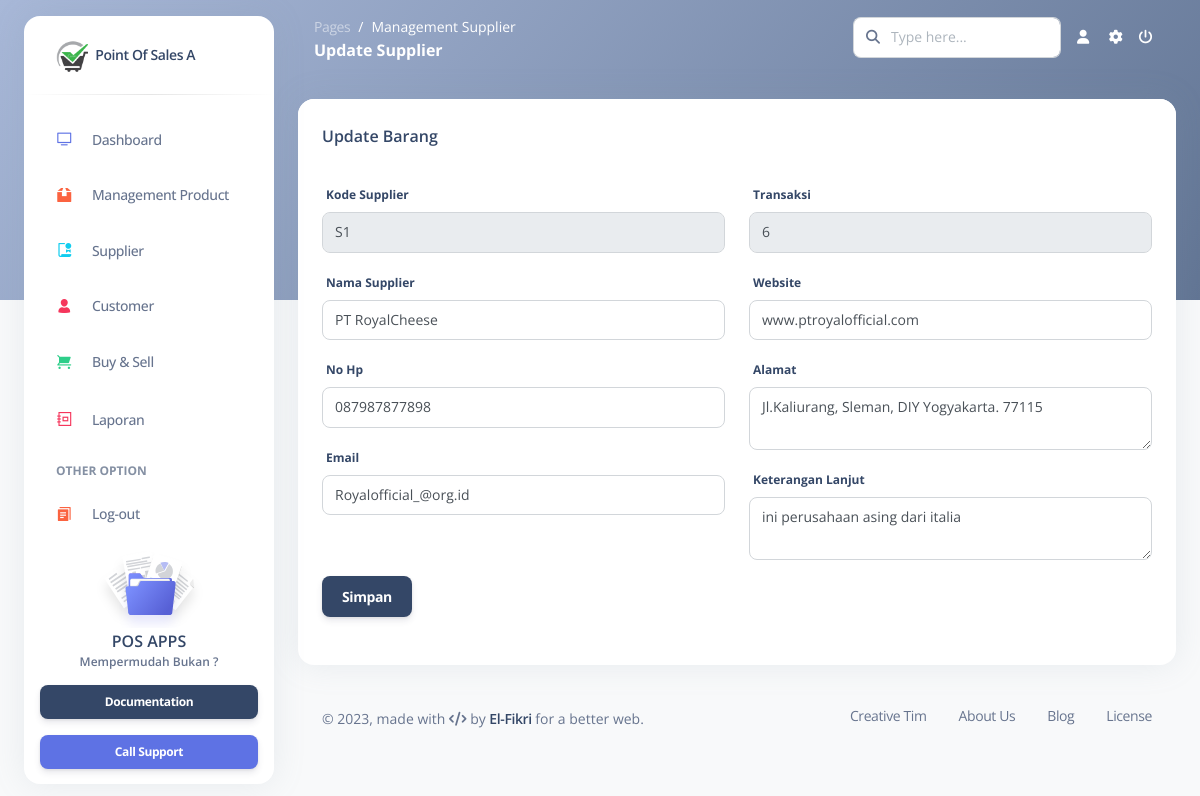
/system/Editsupp.php?id_brg=S1, run on the app's committed database.
### tables this page shows
CREATE TABLE `supplier` (
  `id_supplier` int(11) NOT NULL,
  `kd_supplier` varchar(25) NOT NULL,
  `nm_supp` varchar(50) NOT NULL,
  `alamat` text NOT NULL,
  `nohp` char(12) NOT NULL,
  `email` varchar(40) NOT NULL,
  `website` varchar(50) NOT NULL,
  `transaksi` bigint(20) NOT NULL,
  `keterangan` text NOT NULL
);

### system/Editsupp.php (the view, shortened to what this page needs)
<!DOCTYPE html>
<?php
include("../system/koneksi.php")
?>
<html lang="en">
<head>
  <?php include("../pages/header.php"); ?>
</head>
<body class="g-sidenav-show   bg-gray-100">
  <?php include("../pages/sidebar.php"); ?>
  <main class="main-content position-relative border-radius-lg ">
    <nav class="navbar navbar-main navbar-expand-lg px-0 mx-4 shadow-none border-radius-xl " id="navbarBlur" data-scroll="false">
      <div class="container-fluid py-1 px-3">
        <nav aria-label="breadcrumb">
          <ol class="breadcrumb bg-transparent mb-0 pb-0 pt-1 px-0 me-sm-6 me-5">
            <li class="breadcrumb-item text-sm"><a class="opacity-5 text-white" href="javascript:;">Pages</a></li>
            <li class="breadcrumb-item text-sm text-white active" aria-current="page">Management Supplier</li>
          </ol>
          <h6 class="font-weight-bolder text-white mb-0">Update Supplier</h6>
        </nav>
        <?php include("../pages/navbar.php"); ?>
      </div>
    </nav>
    <?php
    $kd_brg=$_GET['id_brg'];
    $result= mysqli_query($mysqli, "SELECT * from supplier where kd_supplier='$kd_brg'");
    while($ro = mysqli_fetch_array($result))
    {
      $kd_brg = $ro['kd_supplier'];
      $supp = $ro['nm_supp'];
      $stk = $ro['alamat'];
      $jns = $ro['nohp'];
      $nm = $ro['email'];
      $kd_sku = $ro['website'];
      $hrg = $ro['transaksi'];
      $desk = $ro['keterangan'];
    }
    ?>
    <div class="container-fluid py-4">
      <div class="row">
        <div class="col-12">
          <div class="card mb-4">
            <div class="card-header pb-0 d-flex justify-content-between">
              <h6>Update Barang</h6>
            </div>
            <div class="card-body px-0 pt-0 pb-2">
              <div class="card-body">
                  <div class="row">
                    <div class="col-md-6">
                    <form action="proseseditsupp.php" method="post" enctype="multipart/form-data">
                      <div class="form-group">
                        <label for="id_barang">Kode Supplier</label>
                        <input type="text"  class="form-control" readonly id="kd_supplier" name="kd_supplier" value="<?php echo "$kd_brg"; ?>">
                      </div>
                      <div class="form-group">
                        <label for="supplier">Nama Supplier</label>
                        <input type="text"  class="form-control" id="nm_supp" name="nm_supp" value="<?php echo "$supp"; ?>">
                      </div>
                      <div class="form-group">
                        <label for="stok">No Hp</label>
                        <input type="number" class="form-control" id="nohp" name="nohp" value="<?php echo "$jns"; ?>">
                      </div>
                      <div class="form-group">
                        <label for="jenis">Email</label>
                        <input type="text" class="form-control" id="email" name="email" value="<?php echo "$nm"; ?>">
                      </div>
                    </div>
                    <div class="col-md-6">
                      <div class="form-group">
                        <label for="nama_brg">Transaksi</label>
                        <input type="text" readonly class="form-control" id="trans" name="trans" value="<?php echo "$hrg"; ?>">
                      </div>
                      <div class="form-group">
                        <label for="nama_brg">Website</label>
                        <input type="text" class="form-control" id="web" name="web" value="<?php echo "$kd_sku"; ?>">
                      </div>
                      <div class="form-group">
                        <label for="kode_SKU">Alamat</label>
                        <textarea class="form-control" id="alamat" name="alamat"><?php echo "$stk"; ?></textarea>
                      </div>
                      <div class="form-group">
                        <label for="deskripsi">Keterangan Lanjut</label>
                        <textarea class="form-control" id="keterangan" name="keterangan"><?php echo "$desk"; ?></textarea>
                      </div>
                    </div>
                  </div>
                  <button type="submit" name="btn" values="Upload" class="btn btn-dark">Simpan</button>
              </div>
            </div>
          </div>
        </div>
      </div>
      <footer class="footer pt-3  ">
          <?php include("../pages/footer.php"); ?>
      </footer>
    </div>
  </main>
</body>
</html>

### data on the page
supplier: kd_supplier "S1", nm_supp "PT RoyalCheese", nohp "087987877898", email "Royalofficial_@org.id", trans "6", web "www.ptroyalofficial.com", alamat "Jl.Kaliurang, Sleman, DIY Yogyakarta. 77115", keterangan "ini perusahaan asing dari italia"
